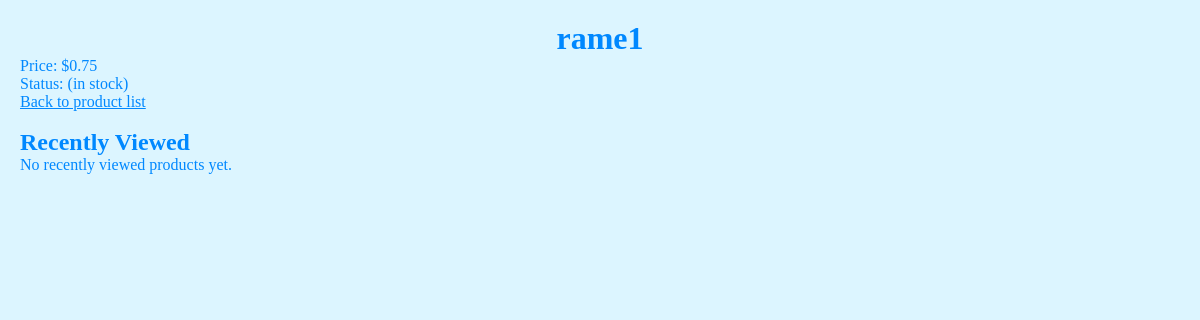
The app's page /products/products/1, older data.
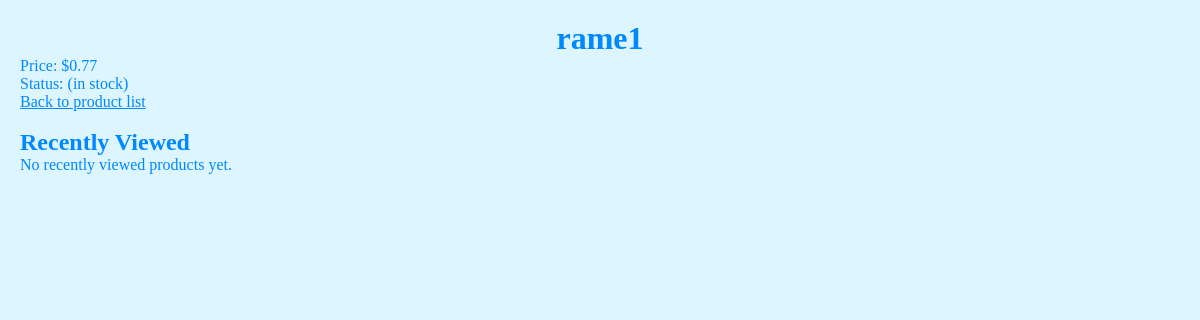
The same page, newer data.
### products/models.py (models this page shows, shortened)
class Product(models.Model) :
    name = models.CharField(max_length=100)
    price = models.DecimalField(decimal_places=2, max_digits=6)
    in_stock = models.BooleanField(default=True)
    class Meta:
        verbose_name = 'Product'
        verbose_name_plural = 'Product'

### products/views.py (the view)
# urls.py: path('products/<int:pk>', views.ProductDetailView.as_view(), name = 'product_detail'),
class ProductDetailView(DetailView) :
    model = Product
    template_name = 'products/product_detail.html'
    context_object_name = 'product'
    def get_context_data(self, **kwargs):
        context = super().get_context_data(**kwargs)
        product = self.get_object()
        recent = self.request.session.get('recent_products', [])
        if product.id not in recent :
            recent.append(product.id)
        recent = recent[-5:]
        self.request.session['recent_products'] = recent
        context['recent_products'] = Product.objects.filter(id__in = recent).exclude(id = product.id)
        recent_products = list(Product.objects.filter(id__in = recent))
        recent_products_sorted = sorted(
            recent_products, key = lambda x: recent.index(x.id), reverse=True
        )
        recent_products_sorted = [p for p in recent_products_sorted if p.id != product.id]
        context['recent_products'] = recent_products_sorted
        return context

### templates/products/product_detail.html (shortened to what this page needs)
{% load static %}
<!DOCTYPE html>
<html lang="en">
<head>
    <link rel="stylesheet" href="{% static 'css/product_detail.css' %}">
</head>
<body>
    <h1>{{ product.name }}</h1>
    <p>Price: ${{product.price}}</p>
    <p>Status:
        {%if product.in_stock%}
        (in stock)
        {%else%}
        (out of stock)
        {% endif %}
    </p>
    <a href="{% url 'product_list' %}">Back to product list</a>
    <br><br>
    <h2>Recently Viewed</h2>
    {% if recent_products %}
        <ul>
            {% for p in recent_products %}
                <li>
                    <a href="{% url 'product_detail' p.pk %}">{{ p.name }}</a>
                    - ${{ p.price }}
                </li>
            {% endfor %}
        </ul>
    {% else %}
        <p>No recently viewed products yet.</p>
    {% endif %}
</body>
</html>

### static/css/product_detail.css (style rules this page uses)
* { color: rgb(0, 136, 255); margin: 0px; padding: 0px; }
body { font-family: Cambria, Cochin, Georgia, Times, 'Times New Roman', serif; background-color: rgba(0, 183, 255, 0.138); padding: 20px; }
h1 { text-align: center; }

Row changes from the older to the newer data that the page shows:
changed Product "rame1": price "0.75" → "0.77"
